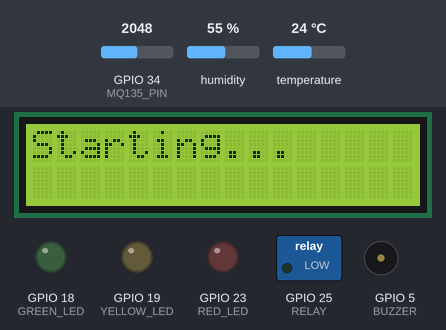
This sketch was run on a simulated ESP32. Parts: 16×2 character LCD, switched loads named in the sketch (green lamp = pin HIGH), output pins drawn as LEDs (lit = HIGH), buzzer (waves = sounding, pin HIGH). The test bench sets the inputs (shaded band); at power-on: GPIO 34 (MQ135_PIN) = 2048, humidity 55 %, temperature 24 °C. WiFi joins after 1.5 s; servers stay silent unless stated; web services answer with replies made up by the test bench; what the sketch prints to the serial monitor is not drawn.

Above: at 0.1 s.
At 1.6 s:
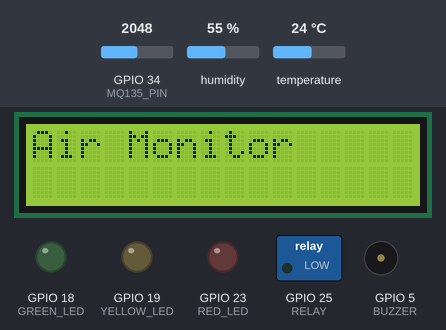
At 4.7 s:
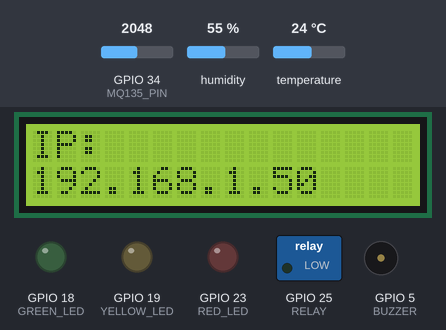
At 7.3 s:
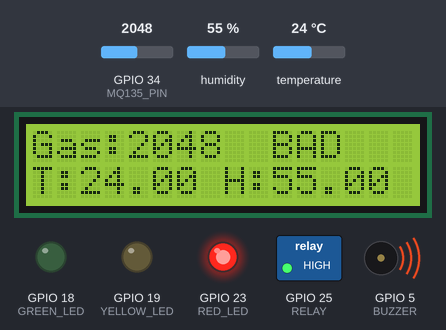
Timing chart, 0 to 8.8 s (numbered marks = the images above):
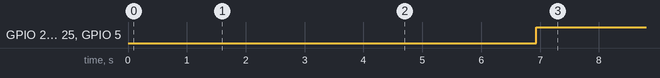

Measured:
- by itself, GPIO 23 (RED_LED), GPIO 25 (RELAY), GPIO 5 (BUZZER): LOW → HIGH at 6.9 s
- what the display in image 1 shows lasts 1.5 s, from 1.6 s to 3.1 s
- what the display in image 2 shows lasts 2.0 s, from 4.6 s to 6.6 s

The sketch:

Air_Quality.ino
```cpp
#include <WiFi.h>
#include <WebServer.h>
#include <Wire.h>
#include <LiquidCrystal_I2C.h>
#include <DHT.h>
#include <WiFiClientSecure.h>
#include <UniversalTelegramBot.h>
#include <HTTPClient.h>

// 🌐 WiFi
const char* ssid = "R14";
const char* password = "password08";

// 🤖 Telegram
#define BOT_TOKEN "8637801084:AAEvQVrWDuqjNRxNIPyTw4Gbzdd5JcLviFM"
//6017560316
String chatIds[] = {"6128971206"};
int numChats = sizeof(chatIds) / sizeof(chatIds[0]);

WiFiClientSecure client;
UniversalTelegramBot bot(BOT_TOKEN, client);

// ☁️ ThingSpeak
String apiKey = "CBTA0JVUYJNCEMOI";

// 🌐 Web Server
WebServer server(80);

// 📟 LCD
LiquidCrystal_I2C lcd(0x27, 16, 2);

// 🌡️ DHT
#define DHTPIN 4
#define DHTTYPE DHT11
DHT dht(DHTPIN, DHTTYPE);

// 🌫️ MQ135
#define MQ135_PIN 34

// 💡 LEDs
#define GREEN_LED 18
#define YELLOW_LED 19
#define RED_LED 23

// 🔊 Buzzer
#define BUZZER 5

// 🌀 Relay
#define RELAY 25

int gas = 0;
float temp = 0, hum = 0;
bool alertSent = false;

unsigned long lastCloud = 0;

// 🌐 Web Page
String getHTML() {

  String status = "GOOD";
  String color = "#00e676";

  if (gas >= 1500) {
    status = "BAD";
    color = "#ff1744";
  }
  else if (gas >= 1350) {
    status = "MEDIUM";
    color = "#ff9100";
  }

  String page = "<!DOCTYPE html><html><head>";
  page += "<meta name='viewport' content='width=device-width, initial-scale=1'>";
  page += "<meta http-equiv='refresh' content='5'>";
  page += "<style>";

  page += "body{margin:0;font-family:Arial;background:linear-gradient(135deg,#0f2027,#203a43,#2c5364);color:white;display:flex;justify-content:center;align-items:center;height:100vh;}";

  page += ".container{width:100%;max-width:380px;padding:10px;}";

  page += "h1{text-align:center;margin-bottom:10px;}";

  page += ".card{background:rgba(255,255,255,0.08);margin:10px 0;padding:15px;border-radius:12px;text-align:center;}";

  page += ".big{font-size:26px;font-weight:bold;}";

  page += ".status{background:" + color + ";color:black;}";

  page += ".alert{background:#ff1744;}";

  page += "</style></head><body>";

  page += "<div class='container'>";

  page += "<h1>Air Quality Monitor</h1>";

  page += "<div class='card'><p>Gas</p><p class='big'>" + String(gas) + "</p></div>";

  page += "<div class='card'><p>Temperature</p><p class='big'>" + String(temp) + " C</p></div>";

  page += "<div class='card'><p>Humidity</p><p class='big'>" + String(hum) + " %</p></div>";

  page += "<div class='card status'><p>Status</p><p class='big'>" + status + "</p></div>";

  if (status == "BAD") {
    page += "<div class='card alert'><p class='big'>BAD AIR QUALITY!</p></div>";
  }

  page += "</div></body></html>";

  return page;
}

void handleRoot() {
  server.send(200, "text/html", getHTML());
}

// ☁️ Send to Cloud
void sendToCloud(float temp, float hum, int gas, int statusValue) {
  if (WiFi.status() == WL_CONNECTED) {
    HTTPClient http;

    String url = "http://api.thingspeak.com/update?api_key=" + apiKey;
    url += "&field1=" + String(gas);
    url += "&field2=" + String(temp);
    url += "&field3=" + String(hum);
    url += "&field4=" + String(statusValue);

    http.begin(url);
    int code = http.GET();
    http.end();

    Serial.println("Cloud Response: " + String(code));
  }
}

void setup() {
  Serial.begin(115200);

  Wire.begin(21, 22);
  lcd.init();
  lcd.backlight();

  lcd.print("Starting...");
  delay(1500);
  lcd.clear();

  lcd.print("Air Monitor");
  delay(1500);
  lcd.clear();

  // WiFi
  WiFi.begin(ssid, password);
  Serial.print("Connecting");

  while (WiFi.status() != WL_CONNECTED) {
    delay(500);
    Serial.print(".");
  }

  Serial.println("\nWiFi Connected");
  Serial.println(WiFi.localIP());

  client.setInsecure();
  //client.setTimeout(15000);

  lcd.setCursor(0,0);
  lcd.print("IP:");
  lcd.setCursor(0,1);
  lcd.print(WiFi.localIP());
  delay(2000);
  lcd.clear();

  server.on("/", handleRoot);
  server.begin();

  dht.begin();

  pinMode(GREEN_LED, OUTPUT);
  pinMode(YELLOW_LED, OUTPUT);
  pinMode(RED_LED, OUTPUT);
  pinMode(BUZZER, OUTPUT);
  pinMode(RELAY, OUTPUT);

  // Telegram test
  for (int i = 0; i < numChats; i++) {
    bot.sendMessage(chatIds[i], "ESP32 Connected ✅", "");
  }
}

void loop() {

  gas = analogRead(MQ135_PIN);
  temp = dht.readTemperature();
  hum = dht.readHumidity();

  if (isnan(temp) || isnan(hum)) {
    temp = 0;
    hum = 0;
  }

  String status = "GOOD";
  int statusValue = 0;

  // GOOD
  if (gas < 1350) {
    status = "GOOD";
    statusValue = 0;

    digitalWrite(GREEN_LED, HIGH);
    digitalWrite(YELLOW_LED, LOW);
    digitalWrite(RED_LED, LOW);
    digitalWrite(BUZZER, LOW);
    digitalWrite(RELAY, LOW);

    alertSent = false;
  }

  // MEDIUM
  else if (gas < 1500) {
    status = "MEDIUM";
    statusValue = 1;

    digitalWrite(GREEN_LED, LOW);
    digitalWrite(YELLOW_LED, HIGH);
    digitalWrite(RED_LED, LOW);
    digitalWrite(BUZZER, LOW);
    digitalWrite(RELAY, LOW);
  }

  // BAD
  else {
    status = "BAD";
    statusValue = 2;

    digitalWrite(GREEN_LED, LOW);
    digitalWrite(YELLOW_LED, LOW);
    digitalWrite(RED_LED, HIGH);
    digitalWrite(BUZZER, HIGH);
    digitalWrite(RELAY, HIGH);

    if (!alertSent) {
      String msg = "ALERT!\nAir Quality BAD\n\nGas: " + String(gas) +
                   "\nTemp: " + String(temp) +
                   "\nHumidity: " + String(hum);

      for (int i = 0; i < numChats; i++) {
        bot.sendMessage(chatIds[i], msg, "");
      }

      alertSent = true;
    }
  }

  // LCD
  lcd.setCursor(0,0);
  lcd.print("Gas:");
  lcd.print(gas);
  lcd.print("   ");

  lcd.setCursor(10,0);
  lcd.print(status);
  lcd.print("   ");

  lcd.setCursor(0,1);
  lcd.print("T:");
  lcd.print(temp);
  lcd.print(" H:");
  lcd.print(hum);
  lcd.print("   ");

  // Send to Cloud
  //sendToCloud(temp, hum, gas, statusValue);

  // ☁️ Send to cloud every 15 sec
  if (millis() - lastCloud > 15000) {
    sendToCloud(temp, hum, gas, statusValue);
    lastCloud = millis();
  }
  server.handleClient();

  delay(15000); // ThingSpeak limit
}
```
